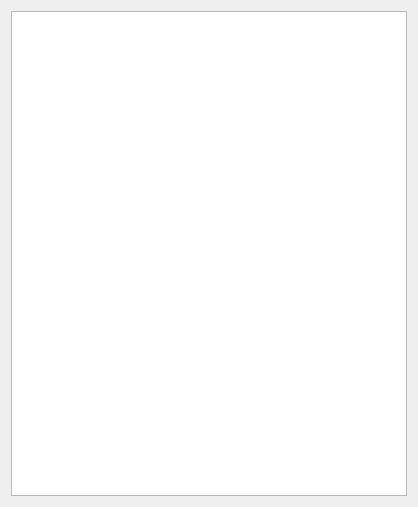
<?xml version="1.0" encoding="UTF-8"?>
<ui version="4.0">
 <class>ShowClass</class>
 <widget class="QWidget" name="ShowClass">
  <property name="geometry">
   <rect>
    <x>0</x>
    <y>0</y>
    <width>418</width>
    <height>507</height>
   </rect>
  </property>
  <property name="windowTitle">
   <string>Classes</string>
  </property>
  <layout class="QGridLayout" name="gridLayout">
   <item row="0" column="0">
    <widget class="QTextBrowser" name="textBrowserClass"/>
   </item>
  </layout>
 </widget>
 <resources/>
 <connections/>
</ui>
